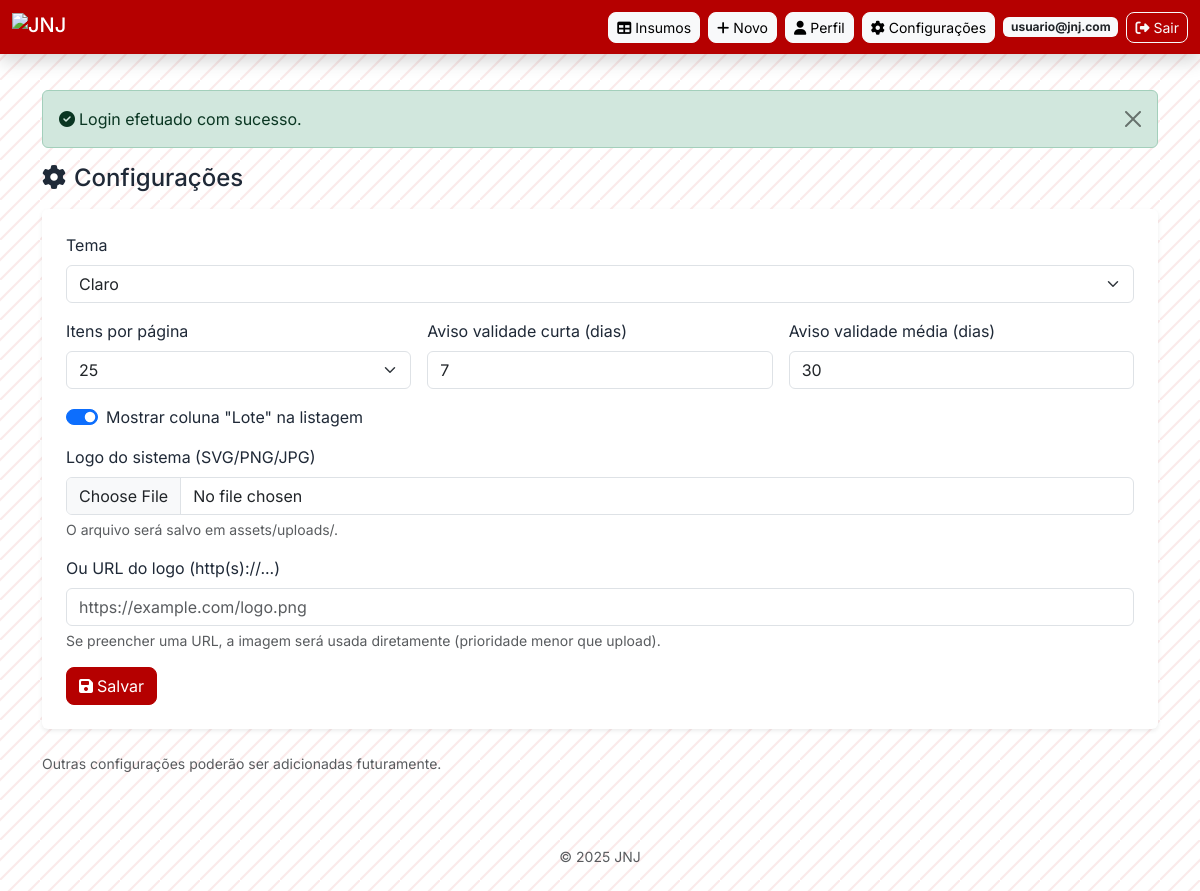
/configuracoes.php (signed in), run on the app's committed database.
### tables this page shows
CREATE TABLE `usuarios` (
  `id` INT AUTO_INCREMENT PRIMARY KEY,
  `nome` VARCHAR(150) NOT NULL,
  `email` VARCHAR(150) NOT NULL UNIQUE,
  `senha_hash` VARCHAR(255) NOT NULL,
  `avatar` VARCHAR(255) NULL,
  `criado_em` DATETIME DEFAULT CURRENT_TIMESTAMP,
  INDEX `idx_email` (`email`)
);

CREATE TABLE IF NOT EXISTS `configuracoes` (
  `chave` VARCHAR(100) NOT NULL,
  `valor` TEXT NOT NULL,
  PRIMARY KEY (`chave`)
);

### settings.php (called while the page is built, shortened)
<?php
require_once __DIR__ . '/db.php';
function getSetting(string $key, $default = null) {
    try {
        $pdo = getPDO();
        $stmt = $pdo->prepare('SELECT valor FROM configuracoes WHERE chave = ?');
        $stmt->execute([$key]);
        $row = $stmt->fetch();
        if ($row) {
            return $row['valor'];
        }
    } catch (Throwable $e) {
    }
    return $default;
}

### db.php (called while the page is built, shortened)
<?php
function flash(string $key, ?string $message = null) {
    if ($message === null) {
        if (!empty($_SESSION['flash'][$key])) {
            $msg = $_SESSION['flash'][$key];
            return $msg;
        }
        return null;
    }
}
function h(string $value): string { return htmlspecialchars($value, ENT_QUOTES, 'UTF-8'); }
?>

### auth.php (called while the page is built, shortened)
<?php
require_once __DIR__ . '/db.php';
function currentUser(): ?array {
    if (!empty($_SESSION['usuario_id'])) {
        try {
            $pdo = getPDO();
            $stmt = $pdo->prepare('SELECT id,nome,email,avatar FROM usuarios WHERE id = ? LIMIT 1');
            $stmt->execute([$_SESSION['usuario_id']]);
            $user = $stmt->fetch();
            if ($user) return $user;
        } catch (Exception $e) {
            return [
                'id' => $_SESSION['usuario_id'],
                'email' => $_SESSION['usuario_email'],
                'nome' => $_SESSION['usuario_nome'],
            ];
        }
    }
    return null;
}
?>

### configuracoes.php (the view, shortened to what this page needs)
<?php
require_once __DIR__ . '/db.php';
require_once __DIR__ . '/auth.php';
require_once __DIR__ . '/settings.php';
$itensAtual = (int)getSetting('itens_pagina', 25);
$valCurta = (int)getSetting('alerta_validade_curta', 7);
$valMedia = (int)getSetting('alerta_validade_media', 30);
$mostrarLote = getSetting('mostrar_lote', '1') === '1';
include __DIR__ . '/includes/header.php';
?>
<h2 class="h4 mb-3"><i class="fa fa-gear me-2"></i>Configurações</h2>
<form method="post" enctype="multipart/form-data" class="shadow-sm bg-white p-4 rounded">
  <div class="mb-3">
    <label class="form-label">Tema</label>
    <select name="tema" class="form-select">
      <option value="claro" <?= $temaAtual==='claro'?'selected':'' ?>>Claro</option>
    </select>
  </div>
  <div class="row g-3">
    <div class="col-md-4">
      <label class="form-label">Itens por página</label>
      <select name="itens_pagina" class="form-select">
        <?php foreach ([10,25,50,100] as $opt): ?>
          <option value="<?= $opt ?>" <?= $itensAtual==$opt?'selected':'' ?>><?= $opt ?></option>
        <?php endforeach; ?>
      </select>
    </div>
    <div class="col-md-4">
      <label class="form-label">Aviso validade curta (dias)</label>
      <input type="number" name="alerta_validade_curta" class="form-control" min="0" value="<?= $valCurta ?>">
    </div>
    <div class="col-md-4">
      <label class="form-label">Aviso validade média (dias)</label>
      <input type="number" name="alerta_validade_media" class="form-control" min="0" value="<?= $valMedia ?>">
    </div>
  </div>
  <div class="form-check form-switch my-3">
    <input class="form-check-input" type="checkbox" id="mostrarLote" name="mostrar_lote" <?= $mostrarLote?'checked':'' ?>>
    <label class="form-check-label" for="mostrarLote">Mostrar coluna "Lote" na listagem</label>
  </div>
  <div class="mb-3">
    <label class="form-label">Logo do sistema (SVG/PNG/JPG)</label>
    <input type="file" name="logo" accept=".svg,.png,.jpg,.jpeg" class="form-control">
    <div class="form-text">O arquivo será salvo em assets/uploads/.</div>
  </div>
  <div class="mb-3">
    <label class="form-label">Ou URL do logo (http(s)://...)</label>
    <input type="url" name="logo_url" class="form-control" placeholder="https://example.com/logo.png" value="<?= h(getSetting('logo_url','')) ?>">
    <div class="form-text">Se preencher uma URL, a imagem será usada diretamente (prioridade menor que upload).</div>
  </div>
  <button class="btn btn-primary btn-rounded" type="submit"><i class="fa fa-save me-1"></i>Salvar</button>
</form>
<div class="mt-4 small text-muted">Outras configurações poderão ser adicionadas futuramente.</div>
<?php include __DIR__ . '/includes/footer.php'; ?>

### includes/header.php (shortened to what this page needs)
<?php
require_once __DIR__ . '/../auth.php';
require_once __DIR__ . '/../settings.php';
$user = currentUser();
$temaAtual = getSetting('tema_padrao', $_SESSION['tema_jnj'] ?? 'claro');
$logoPath = getSetting('logo_path', '');
$logoUrlSetting = getSetting('logo_url', '');
$docRoot = rtrim(str_replace('\\','/', realpath($_SERVER['DOCUMENT_ROOT'])), '/');
$projectDir = str_replace('\\','/', realpath(__DIR__ . '/..'));
$projectBase = '';
if (strpos($projectDir, $docRoot) === 0) {
  $projectBase = substr($projectDir, strlen($docRoot));
  $projectBase = '/' . trim($projectBase, '/');
}
$logoUrl = '';
if (!empty($logoPath)) {
  $logoUrl = $projectBase . '/' . ltrim($logoPath, '/');
} elseif (!empty($logoUrlSetting)) {
  $logoUrl = $logoUrlSetting;
} else {
  $logoUrl = $projectBase . '/assets/logo.svg';
}
?>
<!DOCTYPE html>
<html lang="pt-br">
<head>
    <link href="https://cdn.jsdelivr.net/npm/bootstrap@5.3.3/dist/css/bootstrap.min.css" rel="stylesheet">
    <link rel="stylesheet" href="https://cdn.datatables.net/1.13.4/css/jquery.dataTables.min.css" />
    <link rel="stylesheet" href="style.css" />
    <link rel="stylesheet" href="https://cdnjs.cloudflare.com/ajax/libs/font-awesome/6.5.0/css/all.min.css" />
</head>
<body class="<?= $temaAtual === 'escuro' ? 'theme-dark' : '' ?>">
<header class="navbar navbar-dark fixed-top shadow" style="background: var(--color-primary) !important;">
  <div class="container-fluid">
    <span class="navbar-brand mb-0 h1 d-flex align-items-center">
      <img src="<?= h($logoUrl) ?>" alt="JNJ" class="site-logo" />
    </span>
    <nav class="d-flex gap-2">
      <?php if ($user): ?>
        <a class="btn btn-sm btn-light" href="index.php"><i class="fa-solid fa-table me-1"></i>Insumos</a>
        <a class="btn btn-sm btn-light" href="cadastrar.php"><i class="fa-solid fa-plus me-1"></i>Novo</a>
        <a class="btn btn-sm btn-light" href="perfil.php"><i class="fa-solid fa-user me-1"></i>Perfil</a>
        <a class="btn btn-sm btn-light" href="configuracoes.php"><i class="fa-solid fa-gear me-1"></i>Configurações</a>
        <?php if (!empty($user['avatar'])): ?>
          <a href="perfil.php" class="d-inline-block"><img src="assets/uploads/<?= h($user['avatar']) ?>" alt="avatar" style="height:30px;width:30px;border-radius:6px;object-fit:cover;margin-right:6px;" /></a>
        <?php else: ?>
          <a href="perfil.php" class="badge bg-light text-dark align-self-center text-decoration-none"><?= h($user['email']) ?></a>
        <?php endif; ?>
        <a class="btn btn-sm btn-outline-light" href="logout.php"><i class="fa-solid fa-right-from-bracket me-1"></i>Sair</a>
      <?php else: ?>
        <a class="btn btn-sm btn-light" href="login.php"><i class="fa-solid fa-right-to-bracket me-1"></i>Login</a>
        <a class="btn btn-sm btn-outline-light" href="create-account.php"><i class="fa-solid fa-user-plus me-1"></i>Registrar</a>
      <?php endif; ?>
    </nav>
  </div>
</header>
<main class="container" style="padding-top:90px;">
  <?php if ($m = flash('success')): ?>
    <div class="alert alert-success alert-dismissible fade show" role="alert">
      <i class="fa fa-check-circle me-1"></i><?= h($m) ?>
      <button type="button" class="btn-close" data-bs-dismiss="alert" aria-label="Close"></button>
    </div>
  <?php endif; ?>

### style.css (style rules this page uses)
:root { --color-primary: #b50000; --color-primary-contrast: #fff; --color-bg: #f5f7fb; --color-surface: #ffffff; --color-text: #1f2937; --color-muted: #6b7280; --radius: 8px; }
html,body { height:100%; }
body { background: var(--color-bg) url('assets/bg-pattern.svg') repeat; background-size:200px 200px; color:var(--color-text); font-family: 'Inter', system-ui, -apple-system, "Segoe UI", Roboto, "Helvetica Neue", Arial; }
.btn-rounded { border-radius:var(--radius); }
.site-logo { height:28px; width:auto; vertical-align:middle; }
.btn { border-radius: var(--radius); transition: all .15s ease; }
.btn-primary { background: var(--color-primary); border-color: var(--color-primary); color: var(--color-primary-contrast); }
.form-select, input, textarea { border-radius:6px; }
.mb-3 { position: relative; }
.mb-3 .form-label { transition: transform .18s ease, color .18s ease, font-size .18s ease; transform-origin: left top; }

### data on the page
usuarios: email "usuario@jnj.com"
configuracoes: tema "Claro"
configuracoes: itens_pagina "25"
configuracoes: alerta_validade_curta "7"
configuracoes: alerta_validade_media "30"
configuracoes: valor "☑"

### other printed values
$m "Login efetuado com sucesso."
